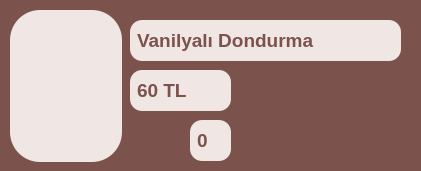
          <widget class="QGroupBox" name="gb_vanilyali_dondurma">
           <property name="minimumSize">
            <size>
             <width>421</width>
             <height>171</height>
            </size>
           </property>
           <property name="maximumSize">
            <size>
             <width>421</width>
             <height>171</height>
            </size>
           </property>
           <property name="styleSheet">
            <string notr="true">QGroupBox {
    background-color:  #7b524c;
    color: #7b524c;
    border-radius: 12px;
    font-size: 14pt;
    padding: 5px;
}</string>
           </property>
           <property name="title">
            <string>GroupBox</string>
           </property>
           <widget class="QLineEdit" name="le_urun_adi_vanilyali_dondurma_market">
            <property name="enabled">
             <bool>false</bool>
            </property>
            <property name="geometry">
             <rect>
              <x>130</x>
              <y>20</y>
              <width>271</width>
              <height>41</height>
             </rect>
            </property>
            <property name="font">
             <font>
              <pointsize>14</pointsize>
              <weight>75</weight>
              <bold>true</bold>
             </font>
            </property>
            <property name="styleSheet">
             <string notr="true">QLineEdit {
    background-color: #f0e6e4;
    color: #7b524c;
    border-radius: 12px;
    font-size: 14pt;
    padding: 5px;
	bond;
}</string>
            </property>
            <property name="text">
             <string>Vanilyalı Dondurma</string>
            </property>
           </widget>
           <widget class="QLineEdit" name="le_urun_fiyati_cay_market_2">
            <property name="enabled">
             <bool>false</bool>
            </property>
            <property name="geometry">
             <rect>
              <x>130</x>
              <y>70</y>
              <width>101</width>
              <height>41</height>
             </rect>
            </property>
            <property name="font">
             <font>
              <pointsize>14</pointsize>
              <weight>75</weight>
              <bold>true</bold>
             </font>
            </property>
            <property name="styleSheet">
             <string notr="true">QLineEdit {
    background-color: #f0e6e4;
    color: #7b524c;
    border-radius: 12px;
    font-size: 14pt;
    padding: 5px;
	bond;
}</string>
            </property>
            <property name="text">
             <string>60 TL</string>
            </property>
           </widget>
           <widget class="QPushButton" name="btn_urun_adedi_eksiltme_vanilyali_dondurma_market">
            <property name="geometry">
             <rect>
              <x>130</x>
              <y>120</y>
              <width>51</width>
              <height>41</height>
             </rect>
            </property>
            <property name="styleSheet">
             <string notr="true">QPushButton {
    background-color: rgba(0, 0, 0, 0);
    border: none;
}</string>
            </property>
            <property name="text">
             <string/>
            </property>
            <property name="icon">
             <iconset>
              <normaloff>icon/minus.png</normaloff>icon/minus.png</iconset>
            </property>
            <property name="iconSize">
             <size>
              <width>40</width>
              <height>40</height>
             </size>
            </property>
           </widget>
           <widget class="QPushButton" name="btn_urun_adedi_arttirma_vanilyali_dondurma_market">
            <property name="geometry">
             <rect>
              <x>240</x>
              <y>120</y>
              <width>51</width>
              <height>41</height>
             </rect>
            </property>
            <property name="styleSheet">
             <string notr="true">QPushButton {
    background-color: rgba(0, 0, 0, 0);
    border: none;
}</string>
            </property>
            <property name="text">
             <string/>
            </property>
            <property name="icon">
             <iconset>
              <normaloff>icon/add.png</normaloff>icon/add.png</iconset>
            </property>
            <property name="iconSize">
             <size>
              <width>40</width>
              <height>40</height>
             </size>
            </property>
           </widget>
           <widget class="QLineEdit" name="le_urun_adedi_vanilyali_dondurma_market">
            <property name="enabled">
             <bool>false</bool>
            </property>
            <property name="geometry">
             <rect>
              <x>190</x>
              <y>120</y>
              <width>41</width>
              <height>41</height>
             </rect>
            </property>
            <property name="font">
             <font>
              <pointsize>14</pointsize>
              <weight>75</weight>
              <bold>true</bold>
             </font>
            </property>
            <property name="styleSheet">
             <string notr="true">QLineEdit {
    background-color: #f0e6e4;
    color: #7b524c;
    border-radius: 12px;
    font-size: 14pt;
    padding: 5px;
	bond;
}</string>
            </property>
            <property name="text">
             <string>0</string>
            </property>
           </widget>
           <widget class="QPushButton" name="btn_urun_arka_plani_vanilyali_dondurma_market">
            <property name="enabled">
             <bool>false</bool>
            </property>
            <property name="geometry">
             <rect>
              <x>10</x>
              <y>10</y>
              <width>112</width>
              <height>152</height>
             </rect>
            </property>
            <property name="minimumSize">
             <size>
              <width>0</width>
              <height>0</height>
             </size>
            </property>
            <property name="maximumSize">
             <size>
              <width>100000</width>
              <height>1000000</height>
             </size>
            </property>
            <property name="palette">
             <palette>
              <active>
               <colorrole role="WindowText">
                <brush brushstyle="SolidPattern">
                 <color alpha="255">
                  <red>252</red>
                  <green>237</green>
                  <blue>214</blue>
                 </color>
                </brush>
               </colorrole>
               <colorrole role="Button">
                <brush brushstyle="SolidPattern">
                 <color alpha="255">
                  <red>240</red>
                  <green>230</green>
                  <blue>228</blue>
                 </color>
                </brush>
               </colorrole>
               <colorrole role="Text">
                <brush brushstyle="SolidPattern">
                 <color alpha="255">
                  <red>252</red>
                  <green>237</green>
                  <blue>214</blue>
                 </color>
                </brush>
               </colorrole>
               <colorrole role="ButtonText">
                <brush brushstyle="SolidPattern">
                 <color alpha="255">
                  <red>252</red>
                  <green>237</green>
                  <blue>214</blue>
                 </color>
                </brush>
               </colorrole>
               <colorrole role="Base">
                <brush brushstyle="SolidPattern">
                 <color alpha="255">
                  <red>240</red>
                  <green>230</green>
                  <blue>228</blue>
                 </color>
                </brush>
               </colorrole>
               <colorrole role="Window">
                <brush brushstyle="SolidPattern">
                 <color alpha="255">
                  <red>240</red>
                  <green>230</green>
                  <blue>228</blue>
                 </color>
                </brush>
               </colorrole>
              </active>
              <inactive>
               <colorrole role="WindowText">
                <brush brushstyle="SolidPattern">
                 <color alpha="255">
                  <red>252</red>
                  <green>237</green>
                  <blue>214</blue>
                 </color>
                </brush>
               </colorrole>
               <colorrole role="Button">
                <brush brushstyle="SolidPattern">
                 <color alpha="255">
                  <red>240</red>
                  <green>230</green>
                  <blue>228</blue>
                 </color>
                </brush>
               </colorrole>
               <colorrole role="Text">
                <brush brushstyle="SolidPattern">
                 <color alpha="255">
                  <red>252</red>
                  <green>237</green>
                  <blue>214</blue>
                 </color>
                </brush>
               </colorrole>
               <colorrole role="ButtonText">
                <brush brushstyle="SolidPattern">
                 <color alpha="255">
                  <red>252</red>
                  <green>237</green>
                  <blue>214</blue>
                 </color>
                </brush>
               </colorrole>
               <colorrole role="Base">
                <brush brushstyle="SolidPattern">
                 <color alpha="255">
                  <red>240</red>
                  <green>230</green>
                  <blue>228</blue>
                 </color>
                </brush>
               </colorrole>
               <colorrole role="Window">
                <brush brushstyle="SolidPattern">
                 <color alpha="255">
                  <red>240</red>
                  <green>230</green>
                  <blue>228</blue>
                 </color>
                </brush>
               </colorrole>
              </inactive>
              <disabled>
               <colorrole role="WindowText">
                <brush brushstyle="SolidPattern">
                 <color alpha="255">
                  <red>252</red>
                  <green>237</green>
                  <blue>214</blue>
                 </color>
                </brush>
               </colorrole>
               <colorrole role="Button">
                <brush brushstyle="SolidPattern">
                 <color alpha="255">
                  <red>240</red>
                  <green>230</green>
                  <blue>228</blue>
                 </color>
                </brush>
               </colorrole>
               <colorrole role="Text">
                <brush brushstyle="SolidPattern">
                 <color alpha="255">
                  <red>252</red>
                  <green>237</green>
                  <blue>214</blue>
                 </color>
                </brush>
               </colorrole>
               <colorrole role="ButtonText">
                <brush brushstyle="SolidPattern">
                 <color alpha="255">
                  <red>252</red>
                  <green>237</green>
                  <blue>214</blue>
                 </color>
                </brush>
               </colorrole>
               <colorrole role="Base">
                <brush brushstyle="SolidPattern">
                 <color alpha="255">
                  <red>240</red>
                  <green>230</green>
                  <blue>228</blue>
                 </color>
                </brush>
               </colorrole>
               <colorrole role="Window">
                <brush brushstyle="SolidPattern">
                 <color alpha="255">
                  <red>240</red>
                  <green>230</green>
                  <blue>228</blue>
                 </color>
                </brush>
               </colorrole>
              </disabled>
             </palette>
            </property>
            <property name="font">
             <font>
              <family>Arial Black</family>
              <pointsize>16</pointsize>
              <weight>75</weight>
              <bold>true</bold>
             </font>
            </property>
            <property name="cursor">
             <cursorShape>ArrowCursor</cursorShape>
            </property>
            <property name="contextMenuPolicy">
             <enum>Qt::DefaultContextMenu</enum>
            </property>
            <property name="styleSheet">
             <string notr="true">QPushButton {
    background-color: #f0e6e4;
    border-radius: 30px;

}

</string>
            </property>
            <property name="text">
             <string/>
            </property>
           </widget>
           <widget class="QLabel" name="lb_urun_icon_vanilyali_dondurma_market">
            <property name="geometry">
             <rect>
              <x>-5</x>
              <y>20</y>
              <width>141</width>
              <height>141</height>
             </rect>
            </property>
            <property name="styleSheet">
             <string notr="true">QLbel{
background-color: #f0e6e4;

}

</string>
            </property>
            <property name="text">
             <string/>
            </property>
            <property name="pixmap">
             <pixmap>icon/soft-serve_12044427.png</pixmap>
            </property>
            <property name="scaledContents">
             <bool>true</bool>
            </property>
           </widget>
          </widget>
